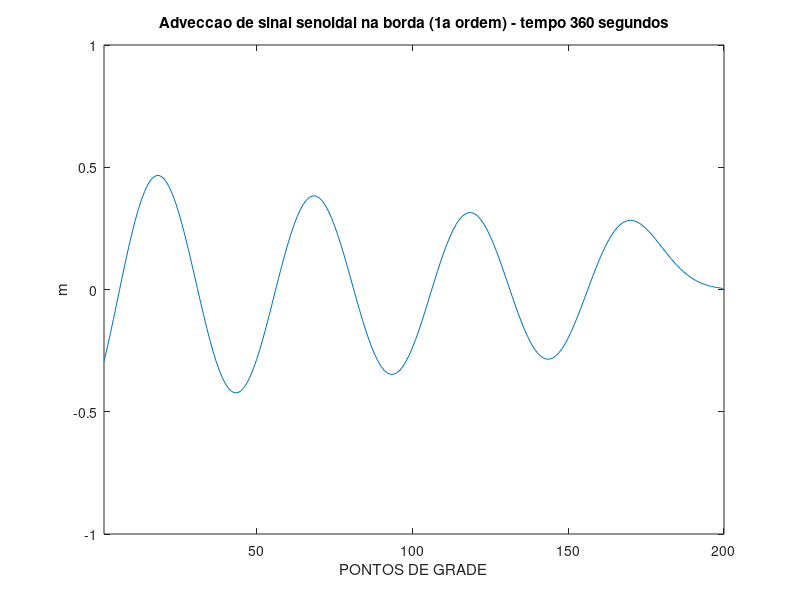

The MATLAB source for this figure:
% SOLUCAO DA EQUACAO DA ADVECCAO UNI-DIMENSIONAL LINEAR 
% POR METODO AVANCADO NO TEMPO E RETARDADO NO ESPACO. 
% SOLUCAO DA ADVECCAO DE UM SINAL SENOIDAL NO PONTO INICIAL DA GRADE   

% FORNECER NUMERO DE PONTOS DA GRADE, NUMERO DE PASSOS DE TEMPO, VELOCIDADE (m/s),
% ESPACAMENTO DE GRADE (m), PASSO DE TEMPO (s),
% AMPLITUDE DA OSCILACAO NA BORDA (m) E SEU PERIODO (s)
% E FREQUENCIA DE PLOTAGEM

% CONSTANTES DO MODELO
jmax=200;
mmax=360;
u=5;
h=10;
T=1;
amp=0.5;
per=100;
freqplo=5;

q=u*T/h;
omega=2*pi/per;
catu=zeros(jmax,1);
cren=zeros(mmax,1);

% CONDICOES INICIAIS (NA BORDA)
catu(1)=amp*sin(omega*2*T);
contplo=1;
amp2=amp*2;

% LOOP NO TEMPO
% CONDICOES DE CONTORNO
% FORMULA DE RECORRENCIA
% PLOTAGEM (PRESSIONE ENTER PARA EVOLUIR NO TEMPO)
% EVOLUCAO NO TEMPO DAS VARIAVEIS
for m=2:mmax
   tempo=m*T;
   cren(1)=amp*sin(omega*tempo);
   cren(2:jmax-1)=catu(2:jmax-1)-q*(catu(2:jmax-1)-catu(1:jmax-2));
   contplo=contplo+1;
   if(contplo==freqplo)
      contplo=0;
   	plot(cren)
   	axis([1 jmax -amp2 amp2]);
   	title(['Adveccao de sinal senoidal na borda (1a ordem) - tempo ',num2str(tempo),' segundos'])
    xlabel('PONTOS DE GRADE')
    ylabel('m')
   	pause
   end
   catu=cren;
end
